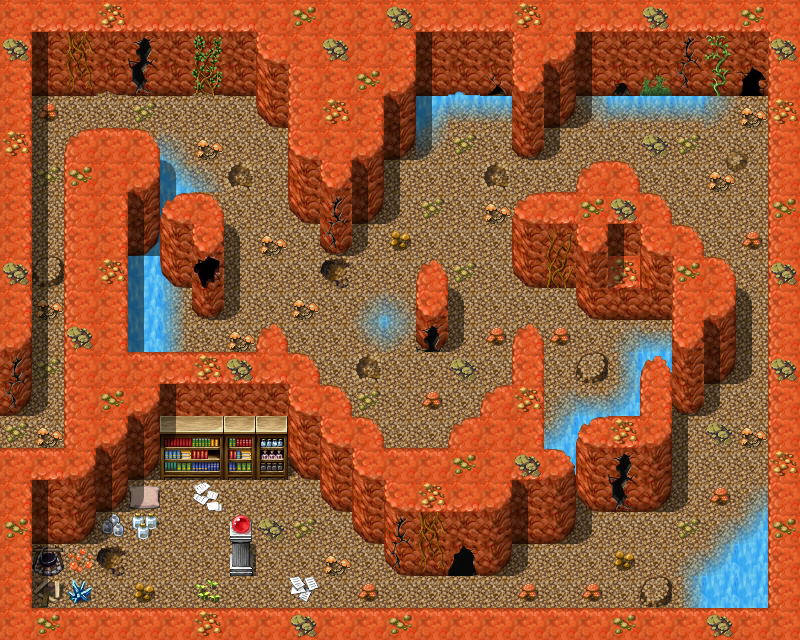

Rendered tile map (Tiled .tmx) drawn with the repository's tilesets; below, a short description and the map source with its tile grids summarised:
An orthogonal 25x20 tile map with 32x32 px tiles, 3 tile layers (Ground, Objects, Above), 1 hidden layer not drawn, 40 tilesets and 11 objects (10x spawn, mapchange).

<map version="1.0" orientation="orthogonal" width="25" height="20" tilewidth="32" tileheight="32">
 <tileset firstgid="1" name="map_bed_1" tilewidth="32" tileheight="32">
  <image source="../drawable/map_bed_1.png" width="512" height="256" />
 </tileset>
 <tileset firstgid="129" name="map_border_1" tilewidth="32" tileheight="32">
  <image source="../drawable/map_border_1.png" width="512" height="256" />
 </tileset>
 <tileset firstgid="257" name="map_bridge_1" tilewidth="32" tileheight="32">
  <image source="../drawable/map_bridge_1.png" width="512" height="256" />
 </tileset>
 <tileset firstgid="385" name="map_broken_1" tilewidth="32" tileheight="32">
  <image source="../drawable/map_broken_1.png" width="512" height="256" />
 </tileset>
 <tileset firstgid="513" name="map_cavewall_1" tilewidth="32" tileheight="32">
  <image source="../drawable/map_cavewall_1.png" width="576" height="192" />
 </tileset>
 <tileset firstgid="621" name="map_cavewall_2" tilewidth="32" tileheight="32">
  <image source="../drawable/map_cavewall_2.png" width="576" height="192" />
 </tileset>
 <tileset firstgid="729" name="map_cavewall_3" tilewidth="32" tileheight="32">
  <image source="../drawable/map_cavewall_3.png" width="576" height="192" />
 </tileset>
 <tileset firstgid="837" name="map_chair_table_1" tilewidth="32" tileheight="32">
  <image source="../drawable/map_chair_table_1.png" width="512" height="256" />
 </tileset>
 <tileset firstgid="965" name="map_crate_1" tilewidth="32" tileheight="32">
  <image source="../drawable/map_crate_1.png" width="512" height="256" />
 </tileset>
 <tileset firstgid="1093" name="map_cupboard_1" tilewidth="32" tileheight="32">
  <image source="../drawable/map_cupboard_1.png" width="512" height="256" />
 </tileset>
 <tileset firstgid="1221" name="map_curtain_1" tilewidth="32" tileheight="32">
  <image source="../drawable/map_curtain_1.png" width="512" height="256" />
 </tileset>
 <tileset firstgid="1349" name="map_entrance_1" tilewidth="32" tileheight="32">
  <image source="../drawable/map_entrance_1.png" width="512" height="256" />
 </tileset>
 <tileset firstgid="1477" name="map_fence_1" tilewidth="32" tileheight="32">
  <image source="../drawable/map_fence_1.png" width="512" height="256" />
 </tileset>
 <tileset firstgid="1605" name="map_fence_2" tilewidth="32" tileheight="32">
  <image source="../drawable/map_fence_2.png" width="512" height="256" />
 </tileset>
 <tileset firstgid="1733" name="map_ground_1" tilewidth="32" tileheight="32">
  <image source="../drawable/map_ground_1.png" width="512" height="256" />
 </tileset>
 <tileset firstgid="1861" name="map_ground_2" tilewidth="32" tileheight="32">
  <image source="../drawable/map_ground_2.png" width="512" height="256" />
 </tileset>
 <tileset firstgid="1989" name="map_ground_3" tilewidth="32" tileheight="32">
  <image source="../drawable/map_ground_3.png" width="512" height="256" />
 </tileset>
 <tileset firstgid="2117" name="map_ground_4" tilewidth="32" tileheight="32">
  <image source="../drawable/map_ground_4.png" width="512" height="256" />
 </tileset>
 <tileset firstgid="2245" name="map_ground_5" tilewidth="32" tileheight="32">
  <image source="../drawable/map_ground_5.png" width="512" height="256" />
 </tileset>
 <tileset firstgid="2373" name="map_ground_6" tilewidth="32" tileheight="32">
  <image source="../drawable/map_ground_6.png" width="512" height="256" />
 </tileset>
 <tileset firstgid="2501" name="map_ground_7" tilewidth="32" tileheight="32">
  <image source="../drawable/map_ground_7.png" width="512" height="256" />
 </tileset>
 <tileset firstgid="2629" name="map_ground_8" tilewidth="32" tileheight="32">
  <image source="../drawable/map_ground_8.png" width="512" height="256" />
 </tileset>
 <tileset firstgid="2757" name="map_indoor_1" tilewidth="32" tileheight="32">
  <image source="../drawable/map_indoor_1.png" width="512" height="256" />
 </tileset>
 <tileset firstgid="2885" name="map_kitchen_1" tilewidth="32" tileheight="32">
  <image source="../drawable/map_kitchen_1.png" width="512" height="256" />
 </tileset>
 <tileset firstgid="3013" name="map_outdoor_1" tilewidth="32" tileheight="32">
  <image source="../drawable/map_outdoor_1.png" width="512" height="256" />
 </tileset>
 <tileset firstgid="3141" name="map_pillar_1" tilewidth="32" tileheight="32">
  <image source="../drawable/map_pillar_1.png" width="512" height="256" />
 </tileset>
 <tileset firstgid="3269" name="map_plant_1" tilewidth="32" tileheight="32">
  <image source="../drawable/map_plant_1.png" width="512" height="256" />
 </tileset>
 <tileset firstgid="3397" name="map_rock_1" tilewidth="32" tileheight="32">
  <image source="../drawable/map_rock_1.png" width="512" height="256" />
 </tileset>
 <tileset firstgid="3525" name="map_roof_1" tilewidth="32" tileheight="32">
  <image source="../drawable/map_roof_1.png" width="512" height="256" />
 </tileset>
 <tileset firstgid="3653" name="map_roof_2" tilewidth="32" tileheight="32">
  <image source="../drawable/map_roof_2.png" width="512" height="256" />
 </tileset>
 <tileset firstgid="3781" name="map_shop_1" tilewidth="32" tileheight="32">
  <image source="../drawable/map_shop_1.png" width="512" height="256" />
 </tileset>
 <tileset firstgid="3909" name="map_sign_ladder_1" tilewidth="32" tileheight="32">
  <image source="../drawable/map_sign_ladder_1.png" width="512" height="256" />
 </tileset>
 <tileset firstgid="4037" name="map_table_1" tilewidth="32" tileheight="32">
  <image source="../drawable/map_table_1.png" width="512" height="256" />
 </tileset>
 <tileset firstgid="4165" name="map_trail_1" tilewidth="32" tileheight="32">
  <image source="../drawable/map_trail_1.png" width="512" height="256" />
 </tileset>
 <tileset firstgid="4293" name="map_tree_1" tilewidth="32" tileheight="32">
  <image source="../drawable/map_tree_1.png" width="512" height="256" />
 </tileset>
 <tileset firstgid="4421" name="map_wall_1" tilewidth="32" tileheight="32">
  <image source="../drawable/map_wall_1.png" width="512" height="256" />
 </tileset>
 <tileset firstgid="4549" name="map_wall_2" tilewidth="32" tileheight="32">
  <image source="../drawable/map_wall_2.png" width="480" height="256" />
 </tileset>
 <tileset firstgid="4669" name="map_wall_3" tilewidth="32" tileheight="32">
  <image source="../drawable/map_wall_3.png" width="480" height="256" />
 </tileset>
 <tileset firstgid="4789" name="map_window_1" tilewidth="32" tileheight="32">
  <image source="../drawable/map_window_1.png" width="512" height="256" />
 </tileset>
 <tileset firstgid="4917" name="map_window_2" tilewidth="32" tileheight="32">
  <image source="../drawable/map_window_2.png" width="512" height="256" />
 </tileset>
 <layer name="Ground" width="25" height="20">
  <data>[500 cells, 500 non-empty, 23 distinct tile ids]</data>
 </layer>
 <layer name="Objects" width="25" height="20">
  <data>[500 cells, 202 non-empty, 51 distinct tile ids]</data>
 </layer>
 <layer name="Above" width="25" height="20">
  <data>[500 cells, 104 non-empty, 28 distinct tile ids]</data>
 </layer>
 <layer name="Walkable" width="25" height="20" visible="0">
  <data>[500 cells, 305 non-empty, 1 distinct tile ids]</data>
 </layer>
 <objectgroup name="Mapevents" width="25" height="20" visible="0">
  <object name="west" type="mapchange" x="0" y="416" width="32" height="32">
   <properties>
    <property name="map" value="bogsten3" />
    <property name="place" value="east" />
   </properties>
  </object>
 </objectgroup>
 <objectgroup name="Spawn" width="25" height="20">
  <object name="zuul_khan" type="spawn" x="160" y="480" width="32" height="32" />
  </objectgroup>
 <objectgroup name="Keys" width="25" height="20" visible="0" />
 <objectgroup name="Replace" width="25" height="20" visible="0" />
</map>
<!-- 9 of 11 objects omitted -->
